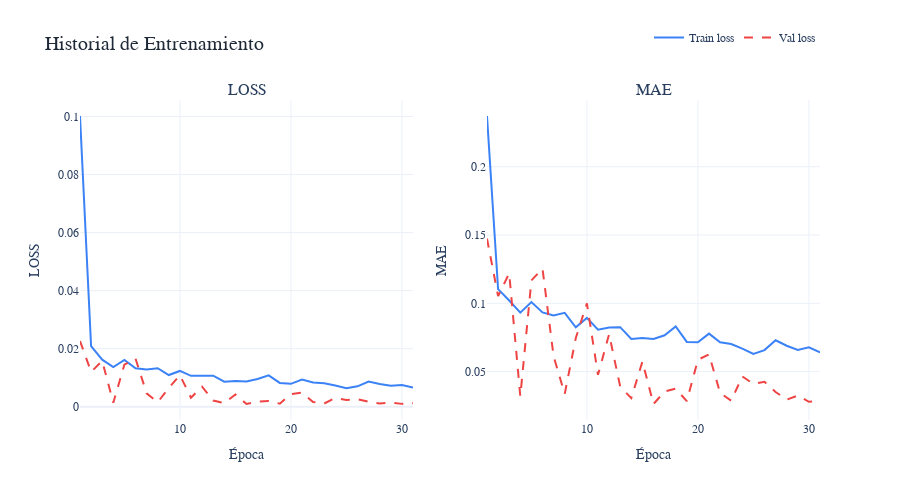

The notebook cell saved with this chart:
### Code cell
# Plot training history
PlotTrainingHistory(
    history,
    metrics=['loss', 'mae'],
    title="Historial de Entrenamiento",
    height=500,
    savePath='../results/06_training_history.html'
)

### Figure 1 — Plotly figure (JSON) as saved in the notebook; plotly's stock layout.template omitted (floating-point values rounded to 4 significant figures)
{"data": [{"line": {"color": "#3b82f6", "width": 2}, "mode": "lines", "name": "Train loss", "showlegend": true, "type": "scatter", "x": [1, 2, 3, 4, 5, 6, 7, 8, 9, 10, 11, 12, 13, 14, 15, 16, 17, 18, 19, 20, 21, 22, 23, 24, 25, 26, 27, 28, 29, 30, 31], "xaxis": "x", "y": [0.1002, 0.02087, 0.01622, 0.01364, 0.01615, 0.01328, 0.01286, 0.01328, 0.01093, 0.01234, 0.01065, 0.01076, 0.01069, 0.008639, 0.008878, 0.008695, 0.009543, 0.01083, 0.008204, 0.007893, 0.009398, 0.008379, 0.008076, 0.007352, 0.006395, 0.007041, 0.008697, 0.007853, 0.007205, 0.007499, 0.006594], "yaxis": "y"}, {"line": {"color": "#ef4444", "dash": "dash", "width": 2}, "mode": "lines", "name": "Val loss", "showlegend": true, "type": "scatter", "x": [1, 2, 3, 4, 5, 6, 7, 8, 9, 10, 11, 12, 13, 14, 15, 16, 17, 18, 19, 20, 21, 22, 23, 24, 25, 26, 27, 28, 29, 30, 31], "xaxis": "x", "y": [0.02266, 0.01202, 0.01578, 0.001409, 0.01451, 0.01662, 0.00463, 0.001567, 0.006449, 0.0109, 0.003113, 0.006934, 0.002123, 0.001233, 0.004228, 0.0009488, 0.00174, 0.001969, 0.001068, 0.004386, 0.004851, 0.001619, 0.001108, 0.003032, 0.002369, 0.002575, 0.001695, 0.001159, 0.00143, 0.0009935, 0.001231], "yaxis": "y"}, {"line": {"color": "#3b82f6", "width": 2}, "mode": "lines", "name": "Train mae", "showlegend": false, "type": "scatter", "x": [1, 2, 3, 4, 5, 6, 7, 8, 9, 10, 11, 12, 13, 14, 15, 16, 17, 18, 19, 20, 21, 22, 23, 24, 25, 26, 27, 28, 29, 30, 31], "xaxis": "x2", "y": [0.2372, 0.1104, 0.1021, 0.09316, 0.1009, 0.09337, 0.09114, 0.09305, 0.08243, 0.08933, 0.08066, 0.08235, 0.08255, 0.07393, 0.07453, 0.07395, 0.07662, 0.08312, 0.07176, 0.0715, 0.07785, 0.07148, 0.07021, 0.0669, 0.06295, 0.06576, 0.07294, 0.06897, 0.06582, 0.06776, 0.06405], "yaxis": "y2"}, {"line": {"color": "#ef4444", "dash": "dash", "width": 2}, "mode": "lines", "name": "Val mae", "showlegend": false, "type": "scatter", "x": [1, 2, 3, 4, 5, 6, 7, 8, 9, 10, 11, 12, 13, 14, 15, 16, 17, 18, 19, 20, 21, 22, 23, 24, 25, 26, 27, 28, 29, 30, 31], "xaxis": "x2", "y": [0.1474, 0.1053, 0.122, 0.03192, 0.1168, 0.1255, 0.06123, 0.03365, 0.07459, 0.09996, 0.04763, 0.07743, 0.03907, 0.03058, 0.05732, 0.02629, 0.03546, 0.03755, 0.02836, 0.05866, 0.06263, 0.03442, 0.02868, 0.0465, 0.04101, 0.04256, 0.03508, 0.02945, 0.03251, 0.02787, 0.02862], "yaxis": "y2"}], "layout": {"annotations": [{"font": {"size": 16}, "showarrow": false, "text": "LOSS", "x": 0.225, "xanchor": "center", "xref": "paper", "y": 1, "yanchor": "bottom", "yref": "paper"}, {"font": {"size": 16}, "showarrow": false, "text": "MAE", "x": 0.775, "xanchor": "center", "xref": "paper", "y": 1, "yanchor": "bottom", "yref": "paper"}], "font": {"family": "Arial", "size": 12}, "height": 500, "hovermode": "x unified", "legend": {"orientation": "h", "x": 1, "xanchor": "right", "y": 1.15, "yanchor": "bottom"}, "title": {"font": {"color": "#1f2937", "size": 20}, "text": "Historial de Entrenamiento"}, "xaxis": {"anchor": "y", "domain": [0, 0.45], "title": {"text": "Época"}}, "xaxis2": {"anchor": "y2", "domain": [0.55, 1], "title": {"text": "Época"}}, "yaxis": {"anchor": "x", "domain": [0, 1], "title": {"text": "LOSS"}}, "yaxis2": {"anchor": "x2", "domain": [0, 1], "title": {"text": "MAE"}}}}
